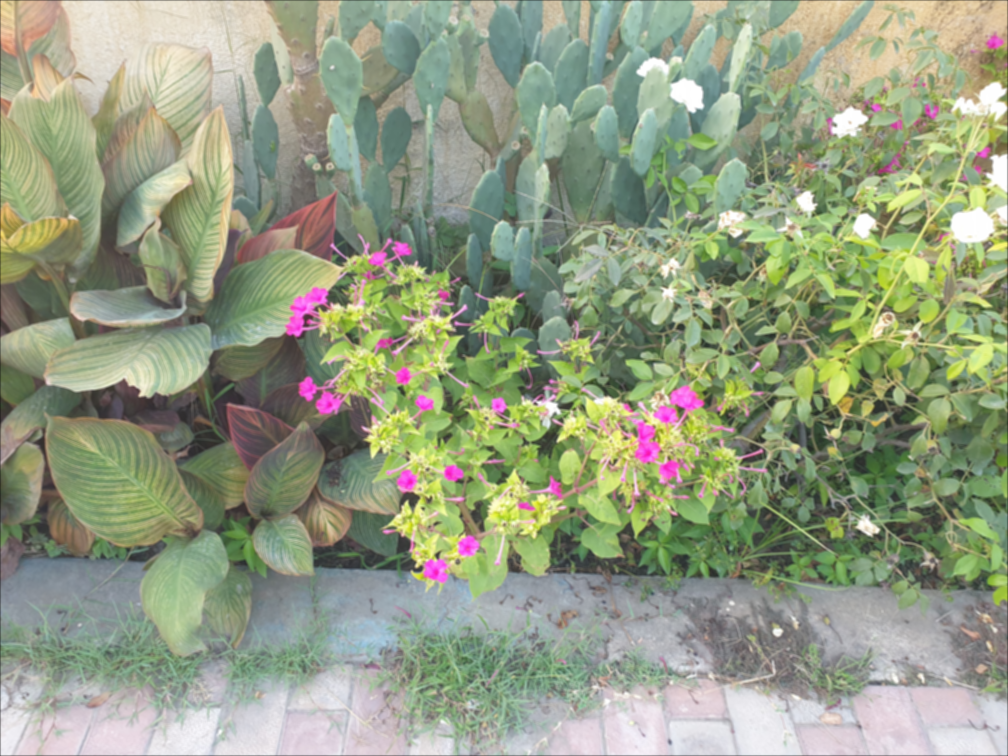
#> input picture flowers.blur.png, 1008 x 756 px
$ python q1.py
#> lines starting #> are read from the running program, lines starting #| are printed output that depends on the picture
import numpy as np
import cv2 as cv
import matplotlib.pyplot as plt


img = cv.imread('flowers.blur.png')
#> img is the input picture: shape (756, 1008, 3); mean B, G, R 131.2, 157.3, 148.6
if img is None:
    print("Couldn't load the image")

img = cv.cvtColor(img, cv.COLOR_BGR2RGB)
img = img.astype(np.float64)

# a:
###########################################################
# Setting Parameters#######################################
###########################################################
sigma = 2.0
d = int(sigma * 3)
alpha = 2
###########################################################

###########################################################
# Creating Gaussian Filter#################################
###########################################################
x_axis = np.arange(-d, d+1).reshape((-1, 1))
y_axis = np.arange(-d, d+1).reshape((1, -1))
x_filter = np.exp(-np.square(x_axis) / 2 / sigma ** 2)
y_filter = np.exp((-np.square(y_axis) / 2 / sigma ** 2))
gaussian_filter = x_filter @ y_filter
gaussian_filter = gaussian_filter / gaussian_filter.sum()
###########################################################

###########################################################
# Saving Gaussian Filter###################################
###########################################################
gaussian_out = np.zeros((100*(2*d+1), 100*(2*d+1)))
for i in range(2*d+1):
    for j in range(2*d+1):
        gaussian_out[100*i:100*i+100, 100*j:100*j+100] = gaussian_filter[i, j]

plt.imsave('res01.jpg', gaussian_out, cmap='gray')
###########################################################

###########################################################
# Smoothed Image, Unsharp Mask, and Final Result###########
###########################################################
smoothed_img = cv.filter2D(img, -1, gaussian_filter)
unsharp_mask = img - smoothed_img
final = img + alpha * unsharp_mask
final[final > 255] = 255
final[final < 0] = 0
final = final.astype(np.uint8)
###########################################################

###########################################################
# Saving Previous Images###################################
###########################################################
# Changing range of the intensities to display negative values.
unsharp_mask_display = unsharp_mask.copy()
unsharp_mask_display = unsharp_mask_display - unsharp_mask_display.min()
unsharp_mask_display = unsharp_mask_display / unsharp_mask_display.max() * 255
unsharp_mask_display = cv.cvtColor(unsharp_mask_display.astype(np.uint8), cv.COLOR_RGB2GRAY)
#> unsharp_mask_display: shape (756, 1008)

plt.imsave('res02.jpg', smoothed_img.astype(np.uint8))
plt.imsave('res03.jpg', unsharp_mask_display.astype(np.uint8), cmap='gray')
plt.imsave('res04.jpg', final.astype(np.uint8))
###########################################################

# b:
###########################################################
# Setting Parameters#######################################
###########################################################
sigma = 0.7
d = int(sigma * 6)
k = 4
###########################################################

###########################################################
# Creating Gaussian Filter#################################
###########################################################
x_axis = np.arange(-d, d+1).reshape((-1, 1))
y_axis = np.arange(-d, d+1).reshape((1, -1))
x_filter = np.exp(-np.square(x_axis) / 2 / sigma ** 2)
y_filter = np.exp((-np.square(y_axis) / 2 / sigma ** 2))
gaussian_filter = x_filter @ y_filter
gaussian_filter = gaussian_filter / gaussian_filter.sum()
###########################################################

###########################################################
# Gaussian Filter Laplacian################################
###########################################################
unsharp_mask_filter = np.array([[0, 1, 0], [1, -4, 1], [0, 1, 0]])
gaussian_laplacian = cv.filter2D(gaussian_filter, -1, unsharp_mask_filter)
###########################################################

###########################################################
# Saving Gaussian Filter Laplacian#########################
###########################################################
gaussian_laplacian_display_temp = gaussian_laplacian - gaussian_laplacian.min()
gaussian_laplacian_display_temp = gaussian_laplacian_display_temp / gaussian_laplacian_display_temp.max() * 255
scale = 100
gaussian_laplacian_display = np.zeros((scale*(2*d+1), scale*(2*d+1)))
for i in range(2*d+1):
    for j in range(2*d+1):
        gaussian_laplacian_display[scale*i:scale*i+scale, scale*j:scale*j+scale] = gaussian_laplacian_display_temp[i, j]
plt.imsave('res05.jpg', gaussian_laplacian_display.astype(np.uint16), cmap='gray')
###########################################################

###########################################################
# Unsharp Mask and Final Result
###########################################################
unsharp_mask_b = cv.filter2D(img, -1, gaussian_laplacian)
final_result_b = img - k * unsharp_mask_b
final_result_b[final_result_b > 255] = 255
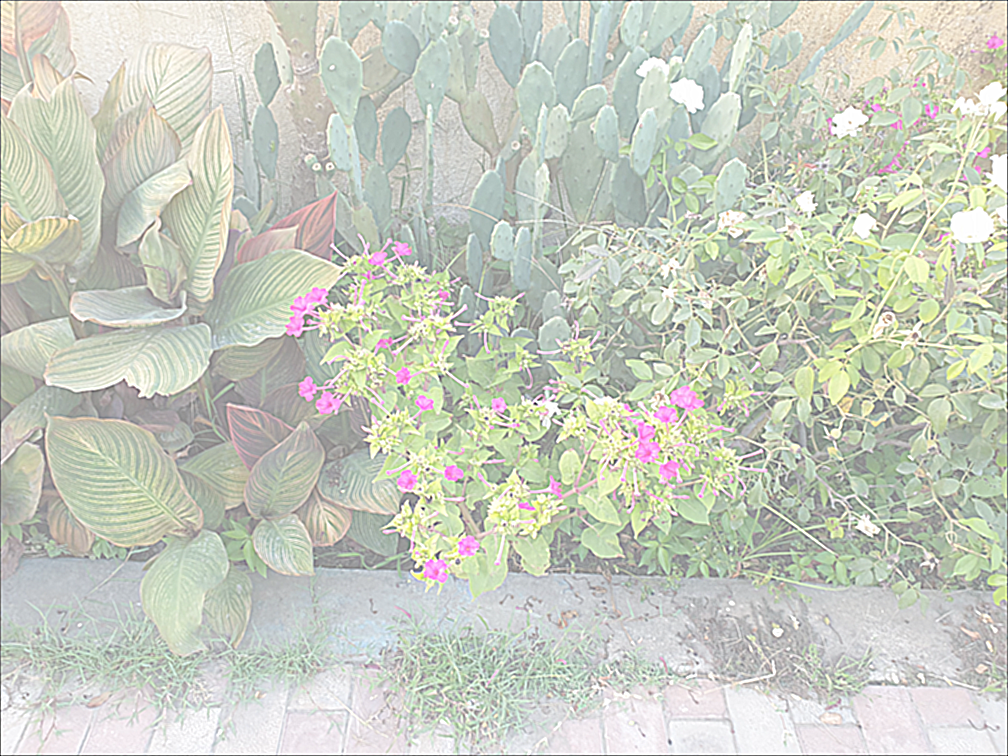
#> final_result_b: shape (756, 1008, 3) float64; mean R, G, B 146.5, 155.6, 129.8; drawn with min black and max white
final_result_b[final_result_b < 0] = 0
###########################################################

###########################################################
# Saving Previous Results##################################
###########################################################
unsharp_mask_b_display = unsharp_mask_b - unsharp_mask_b.min()
unsharp_mask_b_display = unsharp_mask_b_display / unsharp_mask_b_display.max() * 255
unsharp_mask_b_display = cv.cvtColor(unsharp_mask_b_display.astype(np.uint8), cv.COLOR_RGB2GRAY)
#> unsharp_mask_b_display: shape (756, 1008)
plt.imsave('res06.jpg', unsharp_mask_b_display.astype(np.uint8), cmap='gray')
plt.imsave('res07.jpg', final_result_b.astype(np.uint8))
###########################################################


# c:
###########################################################
# Setting Parameters#######################################
###########################################################
D0 = 100
k_c = 4
###########################################################

###########################################################
# Calculating dft of the image#############################
###########################################################
img_dft = np.zeros(img.shape, dtype=np.complex128)
for i in range(3):
    img_dft[:, :, i] = np.fft.fftshift(np.fft.fft2(img[:, :, i]))
###########################################################

###########################################################
# Saving dft of the image##################################
###########################################################
# Note the I save log-magnitude of the image dft
log_abs_img_dft = np.log(np.abs(img_dft))
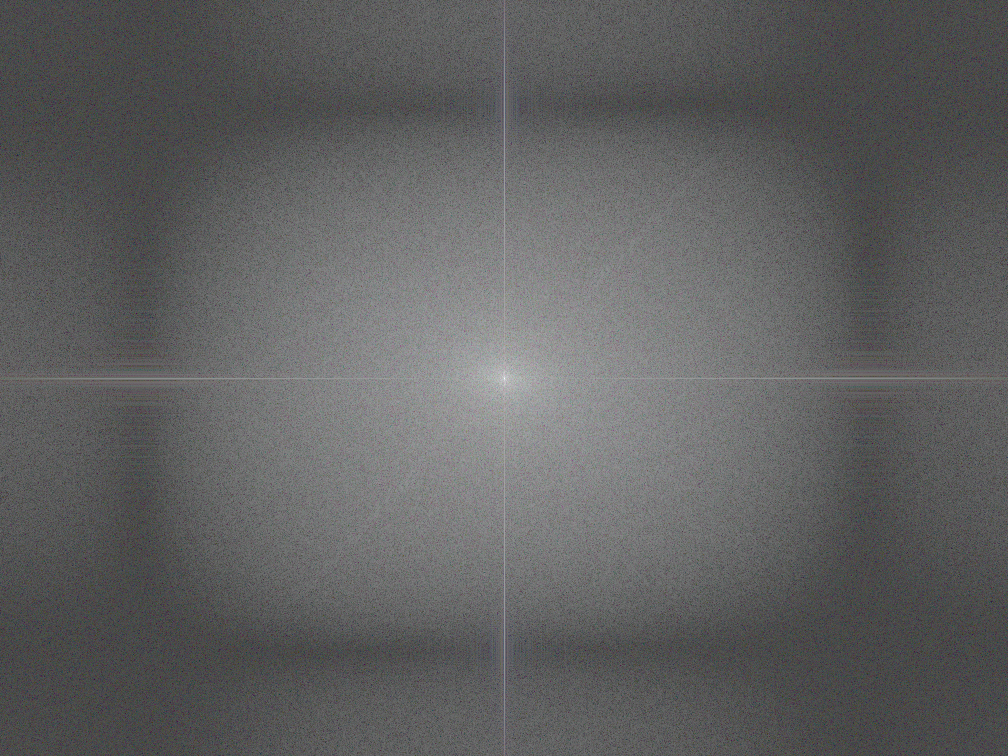
#> log_abs_img_dft: shape (756, 1008, 3) float64; mean of channels 0, 1, 2 7.11, 7.09, 7.07; drawn with min black and max white
log_abs_img_dft = log_abs_img_dft / log_abs_img_dft.max() * 255
log_abs_img_dft = log_abs_img_dft.astype(np.uint8)
plt.imsave("res08.jpg", log_abs_img_dft)
###########################################################

###########################################################
# Creating high pass filter################################
###########################################################
x_axis = np.arange(img.shape[0]) - img.shape[0] // 2
#> x_axis = 756 values from -378 to 377
y_axis = np.arange(img.shape[1]) - img.shape[1] // 2
#> y_axis = 1008 values from -504 to 503
x_filter = np.exp(-np.square(x_axis) / 2 / D0 ** 2).reshape((-1, 1))
y_filter = np.exp(-np.square(y_axis) / 2 / D0 ** 2).reshape((1, -1))
lpf = x_filter @ y_filter
hpf = 1 - lpf
###########################################################

###########################################################
# Saving high pass filter##################################
###########################################################
plt.imsave('res09.jpg', hpf, cmap='gray')
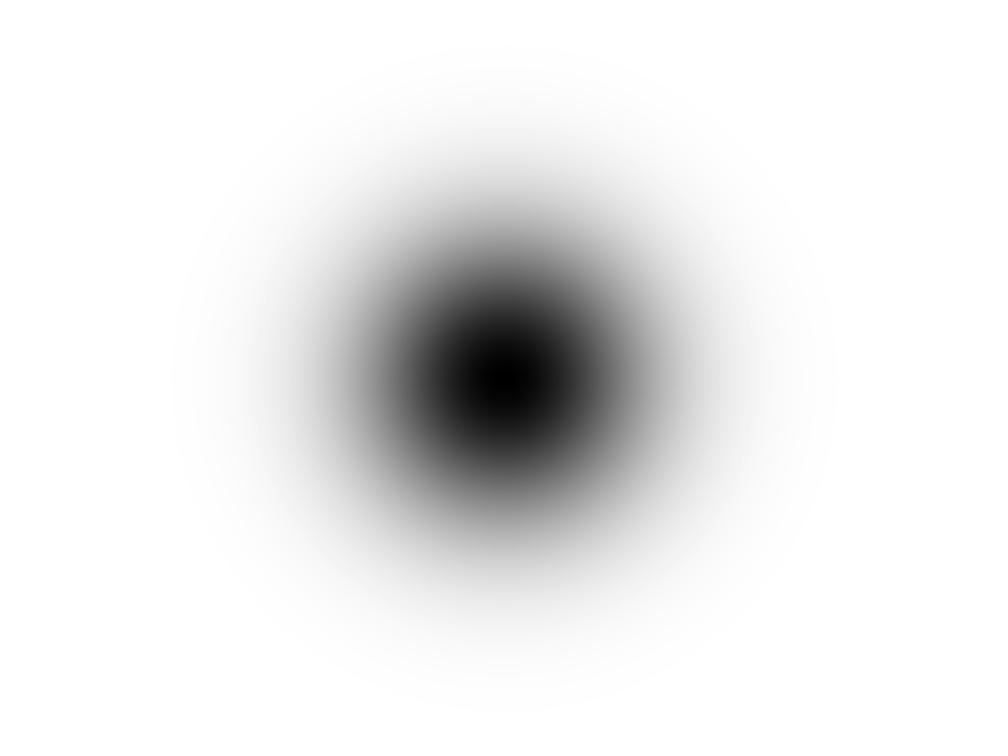
#> saved as res09.jpg: shape (756, 1008, 3); min 0, max 255, mean 234.2
###########################################################

###########################################################
# This is for parameter selection##########################
###########################################################
smoothed_img_dft = np.zeros(img_dft.shape, dtype=np.complex128)
for i in range(3):
    smoothed_img_dft[:, :, i] = img_dft[:, :, i] * lpf

smoothed_img = np.zeros(img.shape, dtype=np.float64)
for i in range(3):
    smoothed_img[:, :, i] = np.real(np.fft.ifft2(np.fft.ifftshift(smoothed_img_dft[:, :, i])))
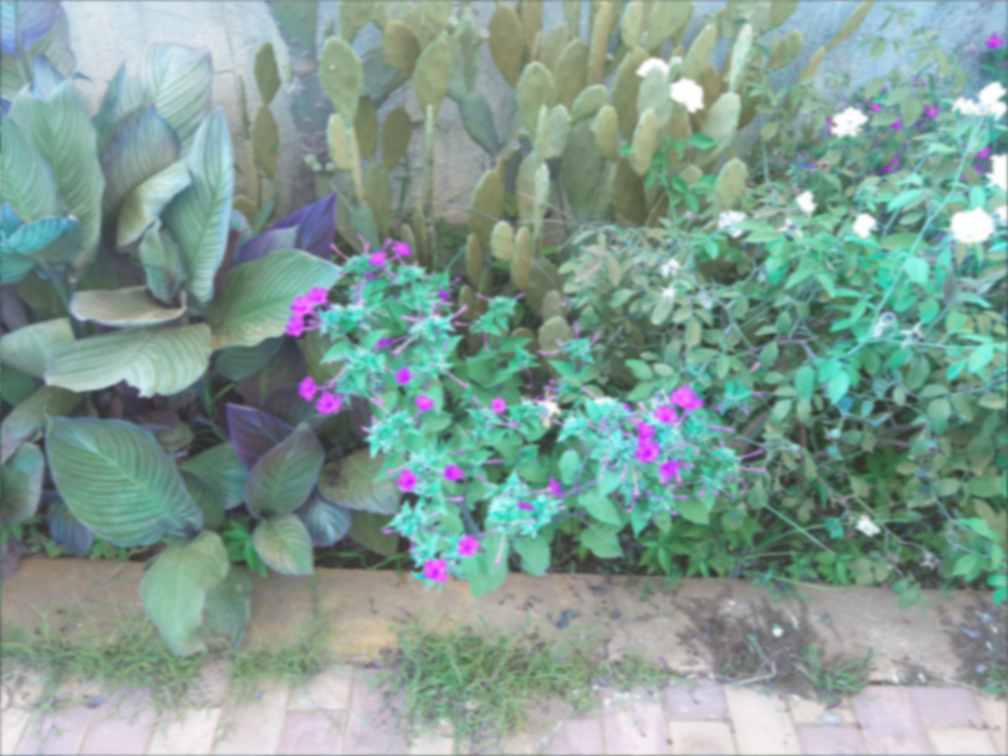
#> smoothed_img: shape (756, 1008, 3) float64; mean of channels 0, 1, 2 148.6, 157.3, 131.2; drawn as B, G, R
###########################################################

###########################################################
# Sharpening the image#####################################
###########################################################
sharp_img_dft = np.zeros(img.shape, dtype=np.complex128)
for i in range(3):
    sharp_img_dft[:, :, i] = (1 + k_c * hpf) * img_dft[:, :, i]

sharp_img = np.zeros(img.shape, dtype=np.float64)
for i in range(3):
    sharp_img[:, :, i] = np.real(np.fft.ifft2(np.fft.ifftshift(sharp_img_dft[:, :, i])))
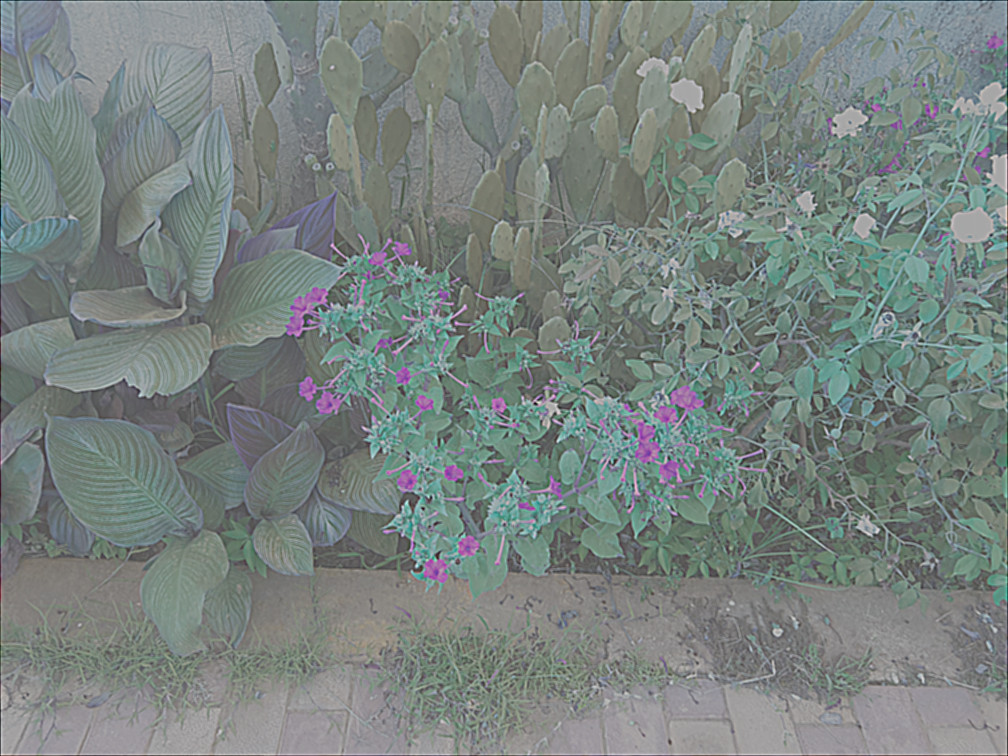
#> sharp_img: shape (756, 1008, 3) float64; mean of channels 0, 1, 2 148.6, 157.3, 131.2; drawn with min black and max white
sharp_img[sharp_img > 255] = 255
sharp_img[sharp_img < 0] = 0
sharp_img = sharp_img.astype(np.uint8)
###########################################################

###########################################################
# Saving final results#####################################
###########################################################
sharp_img_dft_log_magnitude = np.log(np.abs(sharp_img_dft))
sharp_img_dft_log_magnitude = sharp_img_dft_log_magnitude / sharp_img_dft_log_magnitude.max() * 255
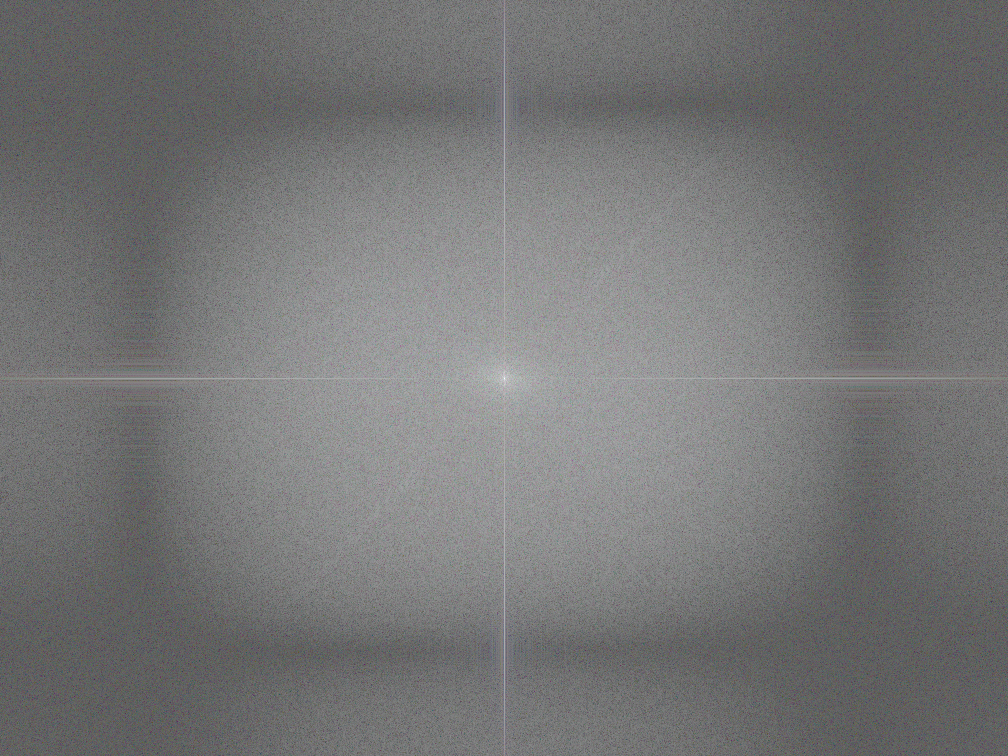
#> sharp_img_dft_log_magnitude: shape (756, 1008, 3) float64; mean of channels 0, 1, 2 118.3, 118.1, 117.8; drawn as B, G, R
sharp_img_dft_log_magnitude = sharp_img_dft_log_magnitude.astype(np.uint8)
plt.imsave('res10.jpg', sharp_img_dft_log_magnitude)
plt.imsave('res11.jpg', sharp_img)
###########################################################

# d:
###########################################################
# Setting Parameters#######################################
###########################################################
k_d = 2
###########################################################

###########################################################
# Filter###################################################
###########################################################
x_axis = np.arange(img.shape[0]) - img.shape[0] // 2
x_axis = x_axis.reshape((-1, 1))
y_axis = np.arange(img.shape[1]) - img.shape[1] // 2
y_axis = y_axis.reshape((1, -1))
x_filter = np.repeat(x_axis, img.shape[1], axis=1)
y_filter = np.repeat(y_axis, img.shape[0], axis=0)
filter_dft = np.square(x_filter) + np.square(y_filter)
filter_dft = 4 * np.pi ** 2 * filter_dft
###########################################################

###########################################################
# Filtering################################################
###########################################################
img_dft = np.zeros(img.shape, dtype=np.complex128)
for i in range(3):
    img_dft[:, :, i] = np.fft.fftshift(np.fft.fft2(img[:, :, i]))

unsharp_mask_dft = np.zeros(img.shape, dtype=np.complex128)
for i in range(3):
    unsharp_mask_dft[:, :, i] = filter_dft * img_dft[:, :, i]

unsharp_mask_dft_display = unsharp_mask_dft.copy()
unsharp_mask_dft_display[unsharp_mask_dft_display == 0] = 1
unsharp_mask_dft_log_abs = np.log(np.abs(unsharp_mask_dft_display))
unsharp_mask_dft_log_abs = unsharp_mask_dft_log_abs / unsharp_mask_dft_log_abs.max() * 255

unsharp_mask = np.zeros(img.shape, dtype=np.float64)
for i in range(3):
    unsharp_mask[:, :, i] = np.real(np.fft.ifft2(np.fft.ifftshift(unsharp_mask_dft[:, :, i])))

unsharp_mask_display = unsharp_mask.copy()
unsharp_mask_display = unsharp_mask_display - unsharp_mask_display.min()
unsharp_mask_display = unsharp_mask_display / unsharp_mask_display.max() * 255
unsharp_mask_display = cv.cvtColor(unsharp_mask_display.astype(np.uint8), cv.COLOR_RGB2GRAY)

unsharp_mask = unsharp_mask / unsharp_mask.max() * 255

sharp_img = img + k_d * unsharp_mask
sharp_img[sharp_img > 255] = 255
sharp_img[sharp_img < 0] = 0
###########################################################

###########################################################
# Saving the Results#######################################
###########################################################
plt.imsave('res12.jpg', unsharp_mask_dft_log_abs.astype(np.uint8))
plt.imsave('res13.jpg', unsharp_mask_display.astype(np.uint8), cmap='gray')
plt.imsave('res14.jpg', sharp_img.astype(np.uint8))
###########################################################
